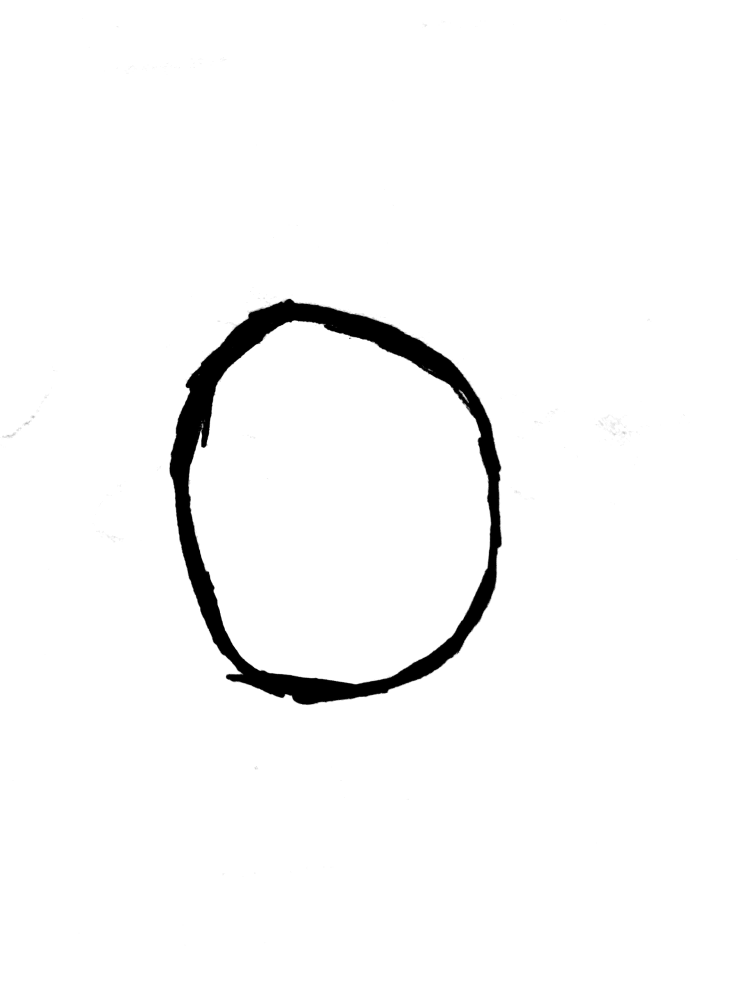
#> input picture 05-3/Digit 0/0_0.jpg, 3012 x 4012 px (shown at 1/4 size)
$ python -i module5-3.py   (imports and definitions only)
#> lines starting #> are read from the running program, lines starting #| are printed output that depends on the picture; after the words box and inside, x2 and y2 are one past the last pixel; in counts of white or black regions, pixels touching at a corner belong together
import sys
import numpy as np
import matplotlib.pyplot as plt
import cv2
from mnist import Mnist  # Ensure mnist.py (containing Mnist class) is in the same directory

def load_and_preprocess_image(image_path):
    """Load and preprocess a single image for prediction."""
#> called with image_path = 'Digit 0/0_0.jpg'
    # Load the image using OpenCV
    img = cv2.imread(image_path)
#> img is the input picture: shape (4012, 3012, 3); min 0, max 255, mean 248.1

    # Check if the image was loaded correctly
    if img is None:
        raise ValueError(f"Image not found or unable to load: {image_path}")

    # Convert to grayscale if the image is colored
    if img.ndim == 3:
        img = cv2.cvtColor(img, cv2.COLOR_BGR2GRAY)
#> img: shape (4012, 3012)

    # Resize the image to 28x28 pixels
    img = cv2.resize(img, (28, 28))
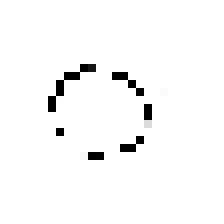
#> img: shape (28, 28) (shown 8 times larger); min 0, max 255, mean 248.5

    # Apply binary thresholding to enhance features
    _, img = cv2.threshold(img, 127, 255, cv2.THRESH_BINARY_INV)
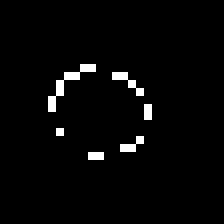
#> img: shape (28, 28) (shown 8 times larger); 2.6% white in thin lines or dots, all inside (x1, y1, x2, y2) = (6, 8, 19, 20)

    # Normalize the image data to [0, 1] range
    img = img.astype(np.float32) / 255.0

    # Flatten the image to (784,) for the model input
    img = img.flatten()  # This creates a 1D array of 784 elements
#> img = 784 values, max 1 at index 234, min 0 at index 0, mean 0.0255

    return img

# [34 lines not run here, left out]

>>> result = load_and_preprocess_image('Digit 0/0_0.jpg')
#> result has the same summary as img in load_and_preprocess_image

$ run again, on 05-3/Digit 0/0_2.jpg
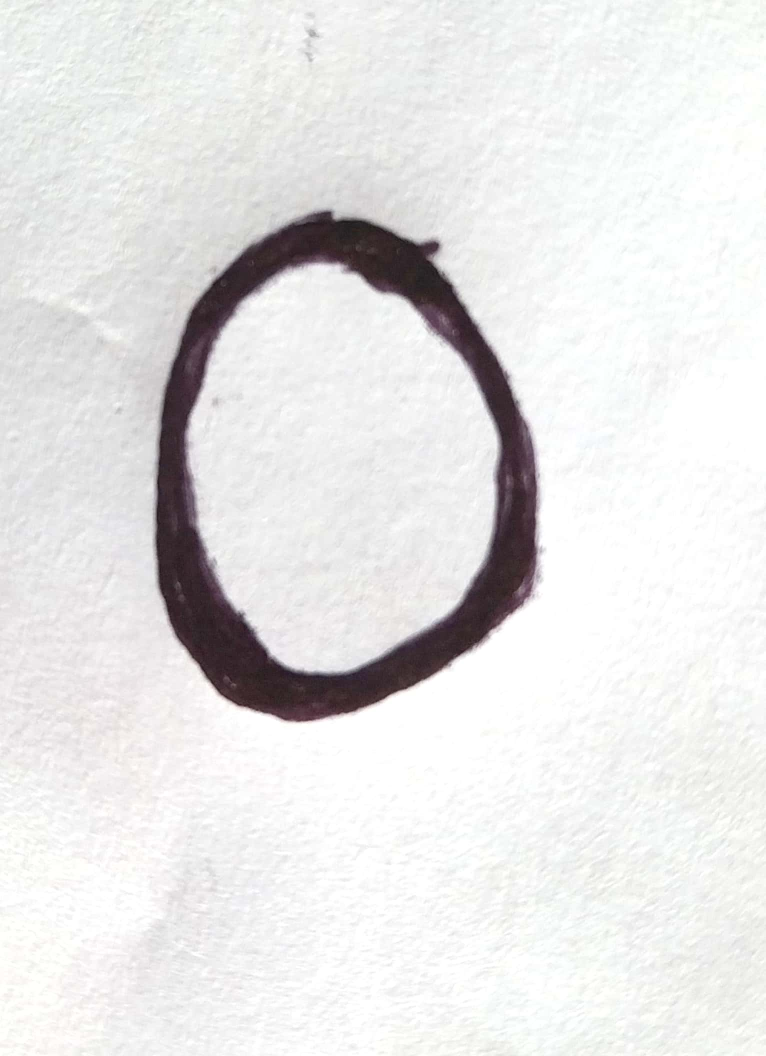
#> input picture 05-3/Digit 0/0_2.jpg, 1532 x 2112 px (shown at 1/2 size)
#> in load_and_preprocess_image, img is the input picture: shape (2112, 1532, 3); mean B, G, R 228.7, 228.9, 229.8
#> in load_and_preprocess_image, `img = cv2.resize(img, (28, 28))`:
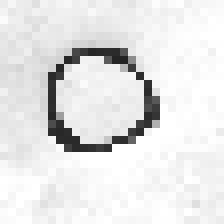
#> img: shape (28, 28) (shown 8 times larger); min 36, max 255, mean 229.4
#> in load_and_preprocess_image, `_, img = cv2.threshold(img, 127, 255, cv2.THRESH_BINARY_INV)`:
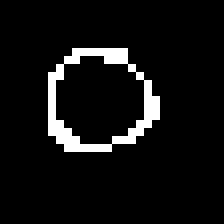
#> img: shape (28, 28) (shown 8 times larger); 6.5% white in thin lines or dots, all inside (x1, y1, x2, y2) = (6, 6, 20, 19)
#> in load_and_preprocess_image, `img = img.flatten()`: img = 784 values, max 1 at index 177, min 0 at index 0, mean 0.0651
#> result has the same summary as img in load_and_preprocess_image

$ run again, on 05-3/Digit 0/0_3.jpg
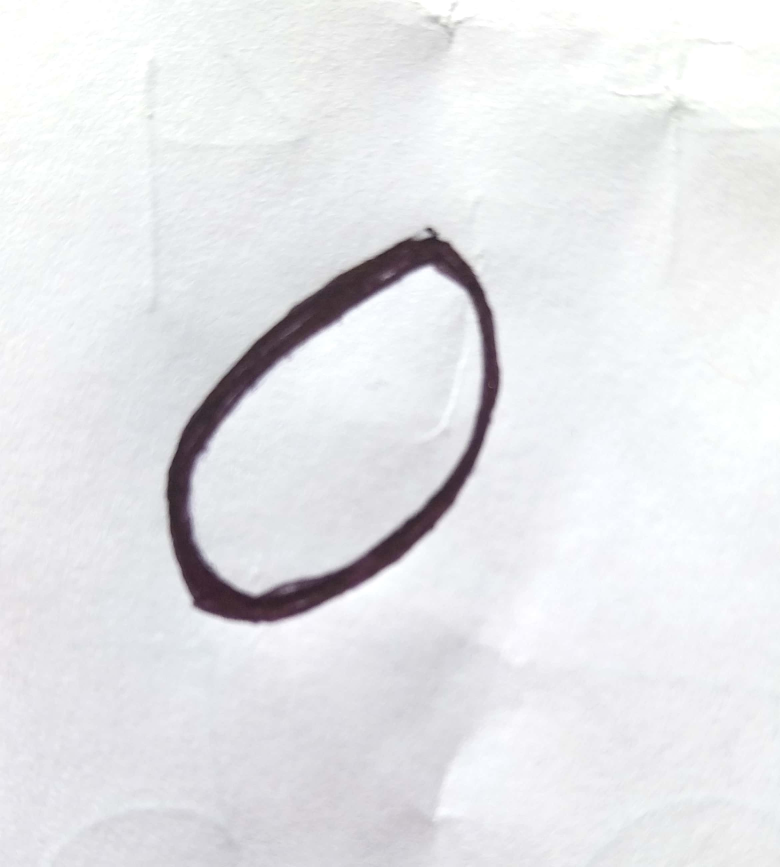
#> input picture 05-3/Digit 0/0_3.jpg, 2340 x 2600 px (shown at 1/3 size)
#> in load_and_preprocess_image, img is the input picture: shape (2600, 2340, 3); mean B, G, R 233.2, 230, 229.3
#> in load_and_preprocess_image, `img = cv2.resize(img, (28, 28))`:
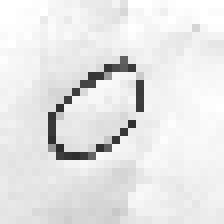
#> img: shape (28, 28) (shown 8 times larger); min 46, max 255, mean 229.9
#> in load_and_preprocess_image, `_, img = cv2.threshold(img, 127, 255, cv2.THRESH_BINARY_INV)`:
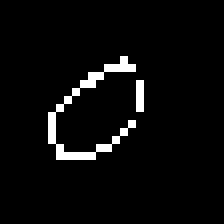
#> img: shape (28, 28) (shown 8 times larger); 4% white in thin lines or dots, all inside (x1, y1, x2, y2) = (6, 7, 18, 20)
#> in load_and_preprocess_image, `img = img.flatten()`: img = 784 values, max 1 at index 211, min 0 at index 0, mean 0.0395
#> result has the same summary as img in load_and_preprocess_image
